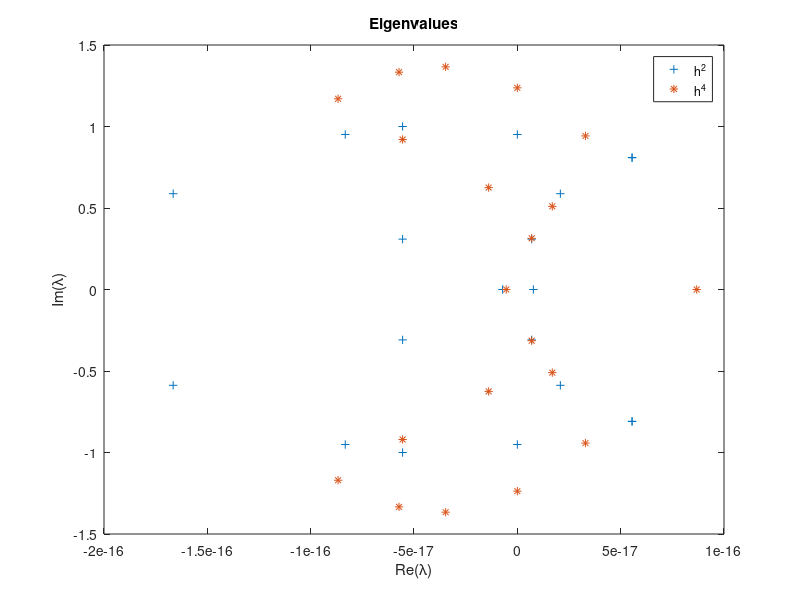
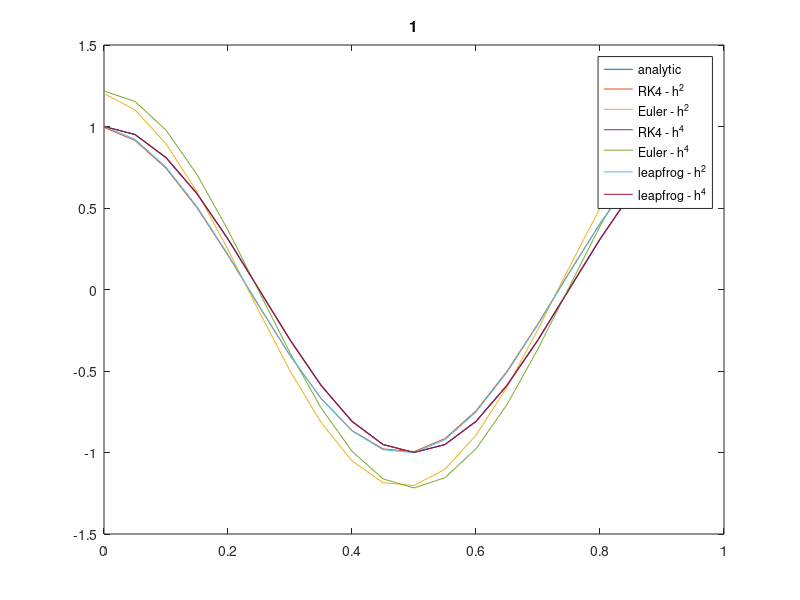

Reproduce these figures in MATLAB, in order.
%% Setup
clear;
close all;
clear;
left = 0; % boundaries
right = 1;
m = 20; % number of points
Central2 = zeros(m); % initialization
Central4 = zeros(m);
u0 = zeros([m,1]);
x = zeros([m,1]);
h = (right-left)/(m);


u_0 = 1; % amplitude?
k = 2*pi; % wave speed?
analycic = @(x,t) u_0*exp(1i*k*(x-t)); % might be the analythical solution


for i = 1:m
    x(i) = h*(i-1);
    u0(i) = analycic(x(i),0);
end


u1 = u0;
u2 = u0;
u3 = u0;
u4 = u0;
u5 = [u0,u0]; % leap frog 2 steg behovs
u6 = u5;  % leap frog 2 steg behovs 
%plot(x,real(u0))

%% create differential operators
% weights for second and 4th order central difference
T1 = [-1, 0, 1];
T2 = [1, -8, 0, 8, -1];

for i = 1:m
    for j = 1:3
        Central2(i,mod(i+j-3,m)+1) = T1(j);
    end
    for j = 1:5
        Central4(i,mod(i+j-4,m)+1) = T2(j);
    end 
end
Central2
Central4
Central2 = Central2/(2*h);
Central4 = Central4/(12*h);

%% eigenvalue plotting

ei2 = eig(Central2*h);
ei4 = eig(Central4*h);

figure
plot(real(ei2),imag(ei2),'+',real(ei4),imag(ei4),'*');
title('Eigenvalues')
xlabel('Re(\lambda)')
ylabel('Im(\lambda)')
legend('h^2','h^4','location','best')

%% Time stepping
% euler forward
% (u_(t+1) - u_t)/dt +O*u_t = 0 
% (u_(t+1) - u_t)/dt = -O*u_t
% u_(t+1) - u_t = -dt*O*u_t
%  u_(t+1) = u_t -dt*O*u_t

% du/dt = F(t,u) = -O*u

% f1 = F(t,u)
% f2 = F(t,u+f1/2)
%...

T = 0;
dt = 0.01;

while T < 1
   
   f1 = -dt * Central2 * u1;
   f2 = -dt * Central2 * (u1 + f1/2);
   f3 = -dt * Central2 * (u1 + f2/2);
   f4 = -dt * Central2 * (u1 + f3);
   u1 = u1 + (f1 + 2*f2 + 2*f3 + f4)/6;
   
   u2 = u2 - dt*Central2*u2;
   
   g1 = -dt * Central4 * u3;
   g2 = -dt * Central4 * (u3 + g1/2);
   g3 = -dt * Central4 * (u3 + g2/2);
   g4 = -dt * Central4 * (u3 + g3);
   u3 = u3 + (g1 + 2*g2 + 2*g3 + g4)/6;
   
   u4 = u4 - dt*Central4*u4;
   temp = u5(:,2); %nasta tids steg n+1 :u_n
   u5(:,2) = u5(:,1) - 2*dt*Central2*u5(:,2);% u5(:,1) f?rg?ende tids steg %u5(:,2):u_n+1
   u5(:,1) = temp;% det blir som en for loop
   
   temp = u6(:,2);
   u6(:,2) = u6(:,1) - 2*dt*Central4*u6(:,2);
   u6(:,1) = temp;
   
   T = T + dt;
end
figure;
plot(x,analycic(x,1),x,u1,x,u2,x,u3,x,u4,x,u5(:,2),x,u6(:,2));
legend('analytic','RK4 - h^2','Euler - h^2','RK4 - h^4','Euler - h^4','leapfrog - h^2','leapfrog - h^4',"Location","best");
title(T)